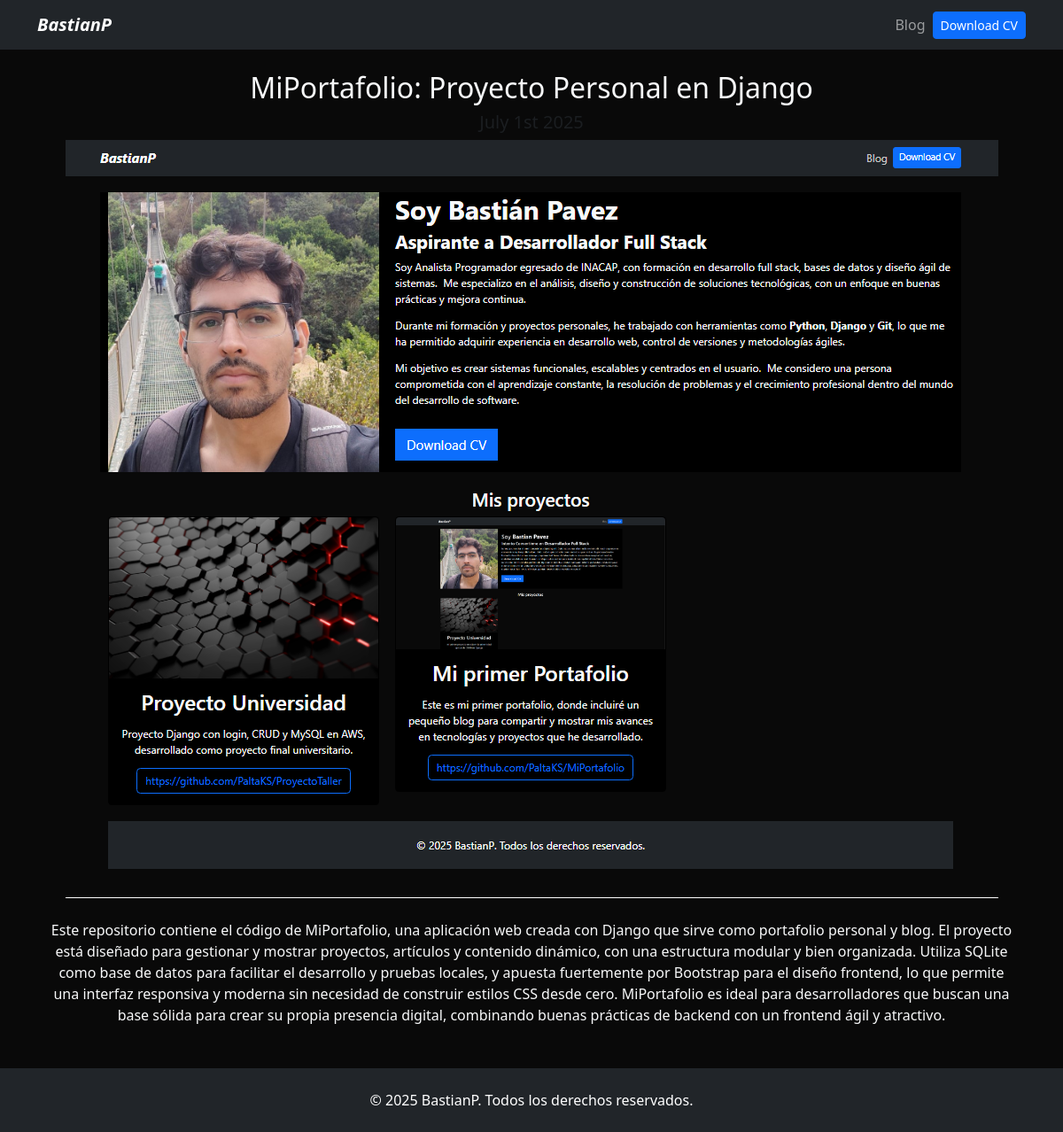
The app's page /blog/5 with its own data.
### blog/models.py (models this page shows)
class Post(models.Model):
    tittle = models.CharField(max_length=100)
    description = models.TextField()
    image = models.ImageField(upload_to='blog/images')
    date = models.DateField(datetime.date.today)

### blog/views.py (the view)
# urls.py: path('<int:post_id>', post_detail , name="post_detail"),
def post_detail(request, post_id):
    post = get_object_or_404(Post, pk=post_id)
    return render(request, 'post_detail.html', {"post": post})

### blog/templates/post_detail.html
{% extends 'layout.html' %} {% block content %}
<div class="text-center">
  <h2>{{ post.tittle }}</h2>
  <h3 class="my-2 h5 text-muted">{{ post.date|date:'F jS Y' }}</h3>
  <img src="{{ post.image.url }}" alt="{{post.title}}" class="img-fluid" />
  <div class="my-4">
    <p>{{ post.description | safe }}</p>
  </div>
</div>
{% endblock %}

### portafolio/static/main.css (style rules this page uses)
body { background: #090909; color: white; }

### records on screen
Post: tittle "MiPortafolio: Proyecto Personal en Django", date "July 1st 2025", image (picture), description "Este repositorio contiene el código de MiPortafolio, una aplicación web creada con Django que sirve como portafolio personal y blog. El proyecto está diseñado para gestionar y mostrar proyectos, artículos y contenido dinámico, con una estructura modular y bien organizada. Utiliza SQLite como base de datos para facilitar el desarrollo y pruebas locales, y apuesta fuertemente por Bootstrap para el diseño frontend, lo que permite una interfaz responsiva y moderna sin necesidad de construir estilos CSS desde cero. MiPortafolio es ideal para desarrolladores que buscan una base sólida para crear su propia presencia digital, combinando buenas prácticas de backend con un frontend ágil y atractivo."
